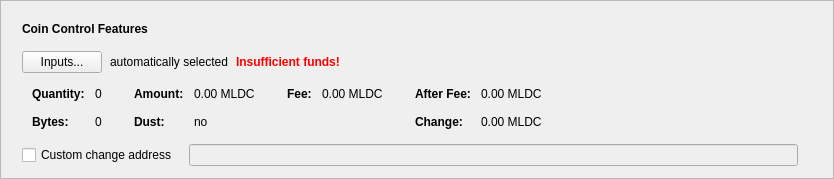
      <widget class="QFrame" name="frameCoinControl">
       <property name="sizePolicy">
        <sizepolicy hsizetype="Expanding" vsizetype="Fixed">
         <horstretch>0</horstretch>
         <verstretch>0</verstretch>
        </sizepolicy>
       </property>
       <property name="frameShape">
        <enum>QFrame::StyledPanel</enum>
       </property>
       <property name="frameShadow">
        <enum>QFrame::Raised</enum>
       </property>
       <layout class="QVBoxLayout" name="verticalLayout_2">
        <item>
         <layout class="QVBoxLayout" name="verticalLayoutCoinControl" stretch="0,0,0,0,0">
          <property name="spacing">
           <number>0</number>
          </property>
          <property name="sizeConstraint">
           <enum>QLayout::SetDefaultConstraint</enum>
          </property>
          <property name="leftMargin">
           <number>10</number>
          </property>
          <property name="topMargin">
           <number>10</number>
          </property>
          <item>
           <layout class="QHBoxLayout" name="horizontalLayoutCoinControl1">
            <property name="bottomMargin">
             <number>15</number>
            </property>
            <item>
             <widget class="QLabel" name="labelCoinControlFeatures">
              <property name="sizePolicy">
               <sizepolicy hsizetype="Preferred" vsizetype="Maximum">
                <horstretch>0</horstretch>
                <verstretch>0</verstretch>
               </sizepolicy>
              </property>
              <property name="font">
               <font>
                <weight>75</weight>
                <bold>true</bold>
               </font>
              </property>
              <property name="styleSheet">
               <string notr="true">font-weight:bold;</string>
              </property>
              <property name="text">
               <string>Coin Control Features</string>
              </property>
             </widget>
            </item>
           </layout>
          </item>
          <item>
           <layout class="QHBoxLayout" name="horizontalLayoutCoinControl2" stretch="0,0,0,0">
            <property name="spacing">
             <number>8</number>
            </property>
            <property name="bottomMargin">
             <number>10</number>
            </property>
            <item>
             <widget class="QPushButton" name="pushButtonCoinControl">
              <property name="styleSheet">
               <string notr="true"/>
              </property>
              <property name="text">
               <string>Inputs...</string>
              </property>
              <property name="autoDefault">
               <bool>false</bool>
              </property>
             </widget>
            </item>
            <item>
             <widget class="QLabel" name="labelCoinControlAutomaticallySelected">
              <property name="text">
               <string>automatically selected</string>
              </property>
              <property name="margin">
               <number>5</number>
              </property>
             </widget>
            </item>
            <item>
             <widget class="QLabel" name="labelCoinControlInsuffFunds">
              <property name="font">
               <font>
                <weight>75</weight>
                <bold>true</bold>
               </font>
              </property>
              <property name="styleSheet">
               <string notr="true">color:red;font-weight:bold;</string>
              </property>
              <property name="text">
               <string>Insufficient funds!</string>
              </property>
              <property name="margin">
               <number>5</number>
              </property>
             </widget>
            </item>
            <item>
             <spacer name="horizontalSpacerCoinControl">
              <property name="orientation">
               <enum>Qt::Horizontal</enum>
              </property>
              <property name="sizeHint" stdset="0">
               <size>
                <width>40</width>
                <height>1</height>
               </size>
              </property>
             </spacer>
            </item>
           </layout>
          </item>
          <item>
           <widget class="QWidget" name="widgetCoinControl" native="true">
            <property name="sizePolicy">
             <sizepolicy hsizetype="Preferred" vsizetype="Preferred">
              <horstretch>0</horstretch>
              <verstretch>0</verstretch>
             </sizepolicy>
            </property>
            <property name="minimumSize">
             <size>
              <width>0</width>
              <height>0</height>
             </size>
            </property>
            <property name="styleSheet">
             <string notr="true"/>
            </property>
            <layout class="QHBoxLayout" name="horizontalLayoutCoinControl5">
             <property name="leftMargin">
              <number>0</number>
             </property>
             <property name="topMargin">
              <number>0</number>
             </property>
             <property name="rightMargin">
              <number>0</number>
             </property>
             <property name="bottomMargin">
              <number>0</number>
             </property>
             <item>
              <layout class="QHBoxLayout" name="horizontalLayoutCoinControl3" stretch="0,0,0,1">
               <property name="spacing">
                <number>20</number>
               </property>
               <property name="topMargin">
                <number>0</number>
               </property>
               <property name="bottomMargin">
                <number>10</number>
               </property>
               <item>
                <layout class="QFormLayout" name="formLayoutCoinControl1">
                 <property name="horizontalSpacing">
                  <number>10</number>
                 </property>
                 <property name="verticalSpacing">
                  <number>14</number>
                 </property>
                 <property name="leftMargin">
                  <number>10</number>
                 </property>
                 <property name="topMargin">
                  <number>4</number>
                 </property>
                 <property name="rightMargin">
                  <number>6</number>
                 </property>
                 <item row="0" column="0">
                  <widget class="QLabel" name="labelCoinControlQuantityText">
                   <property name="font">
                    <font>
                     <weight>75</weight>
                     <bold>true</bold>
                    </font>
                   </property>
                   <property name="text">
                    <string>Quantity:</string>
                   </property>
                   <property name="margin">
                    <number>0</number>
                   </property>
                  </widget>
                 </item>
                 <item row="0" column="1">
                  <widget class="QLabel" name="labelCoinControlQuantity">
                   <property name="cursor">
                    <cursorShape>IBeamCursor</cursorShape>
                   </property>
                   <property name="contextMenuPolicy">
                    <enum>Qt::ActionsContextMenu</enum>
                   </property>
                   <property name="text">
                    <string notr="true">0</string>
                   </property>
                   <property name="margin">
                    <number>0</number>
                   </property>
                   <property name="textInteractionFlags">
                    <set>Qt::LinksAccessibleByMouse|Qt::TextSelectableByKeyboard|Qt::TextSelectableByMouse</set>
                   </property>
                  </widget>
                 </item>
                 <item row="1" column="0">
                  <widget class="QLabel" name="labelCoinControlBytesText">
                   <property name="font">
                    <font>
                     <weight>75</weight>
                     <bold>true</bold>
                    </font>
                   </property>
                   <property name="text">
                    <string>Bytes:</string>
                   </property>
                  </widget>
                 </item>
                 <item row="1" column="1">
                  <widget class="QLabel" name="labelCoinControlBytes">
                   <property name="cursor">
                    <cursorShape>IBeamCursor</cursorShape>
                   </property>
                   <property name="contextMenuPolicy">
                    <enum>Qt::ActionsContextMenu</enum>
                   </property>
                   <property name="text">
                    <string notr="true">0</string>
                   </property>
                   <property name="textInteractionFlags">
                    <set>Qt::LinksAccessibleByMouse|Qt::TextSelectableByKeyboard|Qt::TextSelectableByMouse</set>
                   </property>
                  </widget>
                 </item>
                </layout>
               </item>
               <item>
                <layout class="QFormLayout" name="formLayoutCoinControl2">
                 <property name="horizontalSpacing">
                  <number>10</number>
                 </property>
                 <property name="verticalSpacing">
                  <number>14</number>
                 </property>
                 <property name="leftMargin">
                  <number>6</number>
                 </property>
                 <property name="topMargin">
                  <number>4</number>
                 </property>
                 <property name="rightMargin">
                  <number>6</number>
                 </property>
                 <item row="0" column="0">
                  <widget class="QLabel" name="labelCoinControlAmountText">
                   <property name="font">
                    <font>
                     <weight>75</weight>
                     <bold>true</bold>
                    </font>
                   </property>
                   <property name="text">
                    <string>Amount:</string>
                   </property>
                   <property name="margin">
                    <number>0</number>
                   </property>
                  </widget>
                 </item>
                 <item row="0" column="1">
                  <widget class="QLabel" name="labelCoinControlAmount">
                   <property name="cursor">
                    <cursorShape>IBeamCursor</cursorShape>
                   </property>
                   <property name="contextMenuPolicy">
                    <enum>Qt::ActionsContextMenu</enum>
                   </property>
                   <property name="text">
                    <string notr="true">0.00 MLDC</string>
                   </property>
                   <property name="textInteractionFlags">
                    <set>Qt::LinksAccessibleByMouse|Qt::TextSelectableByKeyboard|Qt::TextSelectableByMouse</set>
                   </property>
                  </widget>
                 </item>
                 <item row="1" column="0">
                  <widget class="QLabel" name="labelCoinControlLowOutputText">
                   <property name="font">
                    <font>
                     <weight>75</weight>
                     <bold>true</bold>
                    </font>
                   </property>
                   <property name="text">
                    <string>Dust:</string>
                   </property>
                  </widget>
                 </item>
                 <item row="1" column="1">
                  <widget class="QLabel" name="labelCoinControlLowOutput">
                   <property name="cursor">
                    <cursorShape>IBeamCursor</cursorShape>
                   </property>
                   <property name="contextMenuPolicy">
                    <enum>Qt::ActionsContextMenu</enum>
                   </property>
                   <property name="text">
                    <string notr="true">no</string>
                   </property>
                   <property name="textInteractionFlags">
                    <set>Qt::LinksAccessibleByMouse|Qt::TextSelectableByKeyboard|Qt::TextSelectableByMouse</set>
                   </property>
                  </widget>
                 </item>
                </layout>
               </item>
               <item>
                <layout class="QFormLayout" name="formLayoutCoinControl3">
                 <property name="horizontalSpacing">
                  <number>10</number>
                 </property>
                 <property name="verticalSpacing">
                  <number>14</number>
                 </property>
                 <property name="leftMargin">
                  <number>6</number>
                 </property>
                 <property name="topMargin">
                  <number>4</number>
                 </property>
                 <property name="rightMargin">
                  <number>6</number>
                 </property>
                 <item row="0" column="0">
                  <widget class="QLabel" name="labelCoinControlFeeText">
                   <property name="font">
                    <font>
                     <weight>75</weight>
                     <bold>true</bold>
                    </font>
                   </property>
                   <property name="text">
                    <string>Fee:</string>
                   </property>
                   <property name="margin">
                    <number>0</number>
                   </property>
                  </widget>
                 </item>
                 <item row="0" column="1">
                  <widget class="QLabel" name="labelCoinControlFee">
                   <property name="cursor">
                    <cursorShape>IBeamCursor</cursorShape>
                   </property>
                   <property name="contextMenuPolicy">
                    <enum>Qt::ActionsContextMenu</enum>
                   </property>
                   <property name="text">
                    <string notr="true">0.00 MLDC</string>
                   </property>
                   <property name="textInteractionFlags">
                    <set>Qt::LinksAccessibleByMouse|Qt::TextSelectableByKeyboard|Qt::TextSelectableByMouse</set>
                   </property>
                  </widget>
                 </item>
                </layout>
               </item>
               <item>
                <layout class="QFormLayout" name="formLayoutCoinControl4">
                 <property name="horizontalSpacing">
                  <number>10</number>
                 </property>
                 <property name="verticalSpacing">
                  <number>14</number>
                 </property>
                 <property name="leftMargin">
                  <number>6</number>
                 </property>
                 <property name="topMargin">
                  <number>4</number>
                 </property>
                 <property name="rightMargin">
                  <number>6</number>
                 </property>
                 <item row="0" column="0">
                  <widget class="QLabel" name="labelCoinControlAfterFeeText">
                   <property name="font">
                    <font>
                     <weight>75</weight>
                     <bold>true</bold>
                    </font>
                   </property>
                   <property name="text">
                    <string>After Fee:</string>
                   </property>
                   <property name="margin">
                    <number>0</number>
                   </property>
                  </widget>
                 </item>
                 <item row="0" column="1">
                  <widget class="QLabel" name="labelCoinControlAfterFee">
                   <property name="cursor">
                    <cursorShape>IBeamCursor</cursorShape>
                   </property>
                   <property name="contextMenuPolicy">
                    <enum>Qt::ActionsContextMenu</enum>
                   </property>
                   <property name="text">
                    <string notr="true">0.00 MLDC</string>
                   </property>
                   <property name="textInteractionFlags">
                    <set>Qt::LinksAccessibleByMouse|Qt::TextSelectableByKeyboard|Qt::TextSelectableByMouse</set>
                   </property>
                  </widget>
                 </item>
                 <item row="1" column="0">
                  <widget class="QLabel" name="labelCoinControlChangeText">
                   <property name="font">
                    <font>
                     <weight>75</weight>
                     <bold>true</bold>
                    </font>
                   </property>
                   <property name="text">
                    <string>Change:</string>
                   </property>
                  </widget>
                 </item>
                 <item row="1" column="1">
                  <widget class="QLabel" name="labelCoinControlChange">
                   <property name="cursor">
                    <cursorShape>IBeamCursor</cursorShape>
                   </property>
                   <property name="contextMenuPolicy">
                    <enum>Qt::ActionsContextMenu</enum>
                   </property>
                   <property name="text">
                    <string notr="true">0.00 MLDC</string>
                   </property>
                   <property name="textInteractionFlags">
                    <set>Qt::LinksAccessibleByMouse|Qt::TextSelectableByKeyboard|Qt::TextSelectableByMouse</set>
                   </property>
                  </widget>
                 </item>
                </layout>
               </item>
              </layout>
             </item>
            </layout>
           </widget>
          </item>
          <item>
           <layout class="QHBoxLayout" name="horizontalLayoutCoinControl4" stretch="0,0,0">
            <property name="spacing">
             <number>12</number>
            </property>
            <property name="sizeConstraint">
             <enum>QLayout::SetDefaultConstraint</enum>
            </property>
            <property name="topMargin">
             <number>5</number>
            </property>
            <property name="rightMargin">
             <number>5</number>
            </property>
            <item>
             <widget class="QCheckBox" name="checkBoxCoinControlChange">
              <property name="toolTip">
               <string>If this is activated, but the change address is empty or invalid, change will be sent to a newly generated address.</string>
              </property>
              <property name="text">
               <string>Custom change address</string>
              </property>
             </widget>
            </item>
            <item>
             <widget class="QValidatedLineEdit" name="lineEditCoinControlChange">
              <property name="enabled">
               <bool>false</bool>
              </property>
              <property name="sizePolicy">
               <sizepolicy hsizetype="Expanding" vsizetype="Fixed">
                <horstretch>0</horstretch>
                <verstretch>0</verstretch>
               </sizepolicy>
              </property>
             </widget>
            </item>
            <item>
             <widget class="QLabel" name="labelCoinControlChangeLabel">
              <property name="sizePolicy">
               <sizepolicy hsizetype="Preferred" vsizetype="Expanding">
                <horstretch>0</horstretch>
                <verstretch>0</verstretch>
               </sizepolicy>
              </property>
              <property name="minimumSize">
               <size>
                <width>0</width>
                <height>0</height>
               </size>
              </property>
              <property name="text">
               <string/>
              </property>
              <property name="margin">
               <number>3</number>
              </property>
             </widget>
            </item>
           </layout>
          </item>
          <item>
           <spacer name="verticalSpacerCoinControl">
            <property name="orientation">
             <enum>Qt::Vertical</enum>
            </property>
            <property name="sizeType">
             <enum>QSizePolicy::Expanding</enum>
            </property>
            <property name="sizeHint" stdset="0">
             <size>
              <width>800</width>
              <height>1</height>
             </size>
            </property>
           </spacer>
          </item>
         </layout>
        </item>
       </layout>
      </widget>
